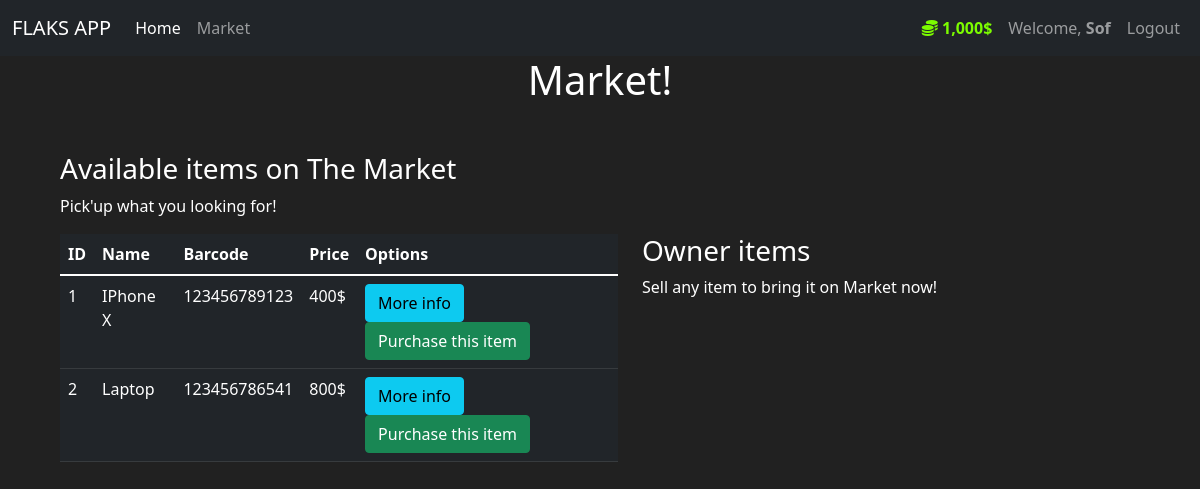
The page /market (signed in) on the database as committed earlier.
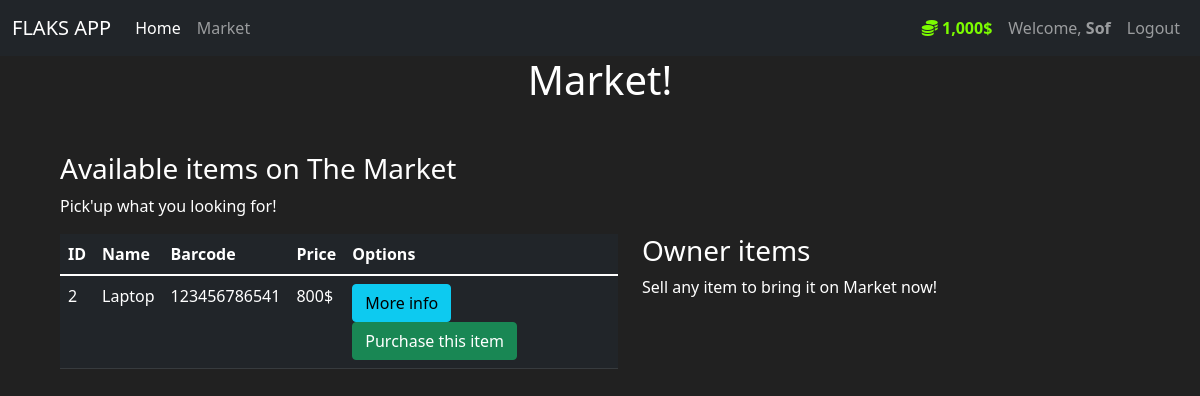
The same page on the database as committed later.
### market/model.py (models this page shows, shortened)
class Item(db.Model):
    id = db.Column(db.Integer(), primary_key=True)
    product = db.Column(db.String(length=30), nullable=False, unique=True)
    price = db.Column(db.Integer(), nullable=False)
    barcode = db.Column(db.String(length=12), nullable=False, unique=True)
    description = db.Column(db.String(length=1024), nullable=False, unique=True)
    owner = db.Column(db.Integer(), db.ForeignKey('user.id')) # FOREIGNKEY

### market/route.py (the view, shortened to what this page needs)
@app.route("/market", methods=['GET','POST']) # MARKET
@login_required # for require user to log before visted the page!
def market_page():
    purchase_form = BuyForm()
    if request.method == "GET":
        items = Item.query.filter_by(owner=None) # ALL ITEMS WITH NONE OWNER
    return render_template('market.html', items=items, purchase_form=purchase_form)

### market/model.py (called while the page is built)
@login_manager.user_loader
def load_user(user_id):
    return User.query.get(int(user_id))

    @property
    def prettier_budget(self):
        if len(str(self.budget)) >= 4:
            return f'{str(self.budget)[:-3]},{str(self.budget)[-3:]}$'
        else:
            return f'{self.budget}$'

### market/Templates/market.html (shortened to what this page needs)
{% extends 'layout.html' %}
{% block body %}
<h1 class="text-center">Market!</h1>
<div class="row ms-5 mt-5">
  <h3>Available items on The Market</h3>
  <p>Pick'up what you looking for!</p>
  <br>
  <div class="col-6">
    <table class="table table-hover table-dark">
      <thead>
        <tr>
          <th scop="col">ID</th>
          <th scop="col">Name</th>
          <th scop="col">Barcode</th>
          <th scop="col">Price</th>
          <th scop="col">Options</th>
        </tr>
        <tbody>
          {% for item in items %}
              <tr>
                <td>{{ item.id }}</td>
                <td>{{ item.product }}</td>
                <td>{{ item.barcode }}</td>
                <td>{{ item.price }}$</td>
                <td>
                  <button class="btn btn-outline btn-info" data-bs-toggle="modal" data-bs-target="#staticBackdrop-{{ item.id }}">More info</button>
                  <button class="btn btn-outline btn-success" data-bs-toggle="modal" data-bs-target="#staticBackdrop2-{{ item.id }}">Purchase this item</button>
                </td>
              </tr>
            {% endfor %}
          </tbody>
       </thead>
     </table>
    </div>
    <div class="col-4">
      <h3>Owner items</h3>
      <p>Sell any item to bring it on Market now!</p>
      <br>
    </div>
  </div>
{% endblock %}

Rows that differ between the two databases and show on the page:
no longer on this page (row edited): Item: id "1", product "IPhone X", barcode "123456789123", price "400"
